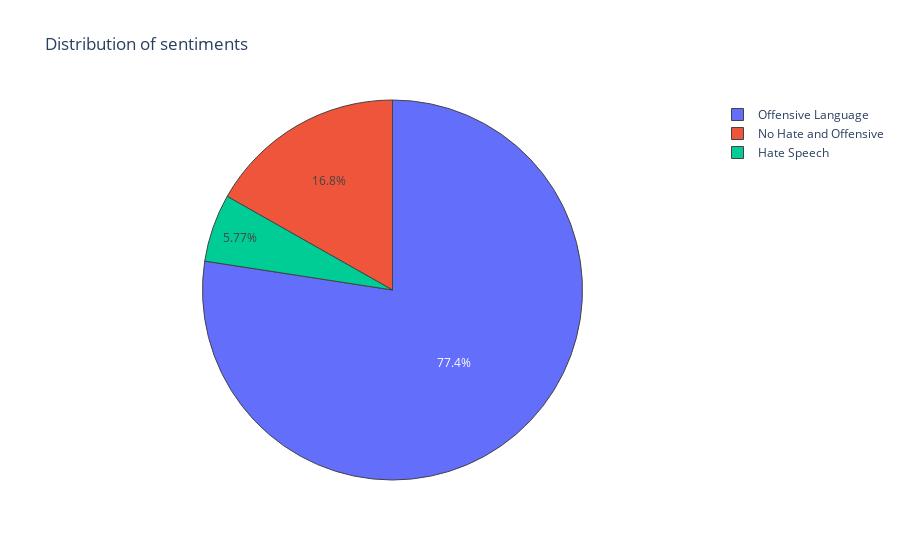

The notebook cell saved with this chart:
### Code cell
fig = px.pie(data, names='labels', 
                   title='Distribution of sentiments')
# We add a line width
fig.update_traces(marker=dict(line=dict(width=1)))
fig.show()

### Figure 1 — Plotly figure (JSON) as saved in the notebook; plotly's stock layout.template omitted (floating-point values rounded to 4 significant figures; data arrays with more than 128 entries replaced by an {"elided": "..."} marker saying what was removed)
{"data": [{"domain": {"x": [0, 1], "y": [0, 1]}, "hovertemplate": "labels=%{label}<extra></extra>", "labels": {"elided": "24783 str values"}, "legendgroup": "", "marker": {"line": {"width": 1}}, "name": "", "showlegend": true, "type": "pie"}], "layout": {"legend": {"tracegroupgap": 0}, "title": {"text": "Distribution of sentiments"}}}
